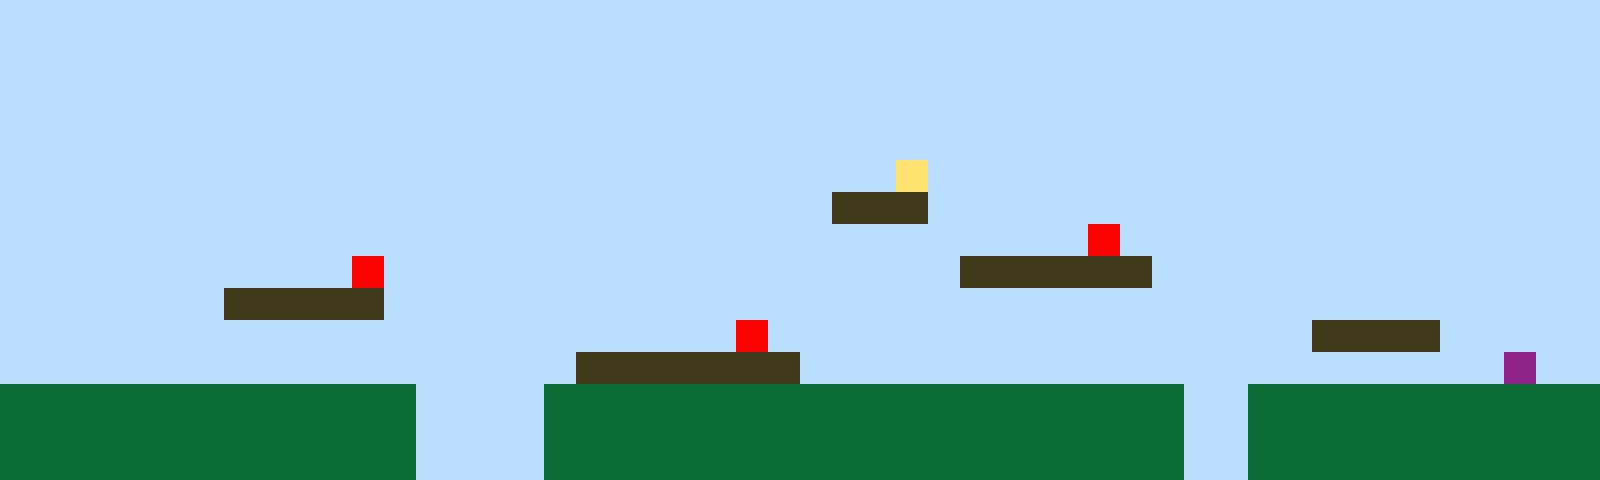

Below is a game level as drawn by its tile map, then a one-line description and the .tmx file that defines it, in full:
An orthogonal 50x15 tile map with 32x32 px tiles, 1 tile layer (Tile Layer 1).

<map version="1.10" tiledversion="1.11.2" orientation="orthogonal" renderorder="right-up" width="50" height="15" tilewidth="32" tileheight="32" infinite="0" nextlayerid="2" nextobjectid="1"><editorsettings><export target="map1.csv" format="csv" /></editorsettings><tileset firstgid="1" name="sprites" tilewidth="32" tileheight="32" tilecount="6" columns="3"><image source="sprites.png" width="96" height="64" /></tileset><layer id="1" name="Tile Layer 1" width="50" height="15"><data encoding="csv">1,1,1,1,1,1,1,1,1,1,1,1,1,1,1,1,1,1,1,1,1,1,1,1,1,1,1,1,1,1,1,1,1,1,1,1,1,1,1,1,1,1,1,1,1,1,1,1,1,1,1,1,1,1,1,1,1,1,1,1,1,1,1,1,1,1,1,1,1,1,1,1,1,1,1,1,1,1,1,1,1,1,1,1,1,1,1,1,1,1,1,1,1,1,1,1,1,1,1,1,1,1,1,1,1,1,1,1,1,1,1,1,1,1,1,1,1,1,1,1,1,1,1,1,1,1,1,1,1,1,1,1,1,1,1,1,1,1,1,1,1,1,1,1,1,1,1,1,1,1,1,1,1,1,1,1,1,1,1,1,1,1,1,1,1,1,1,1,1,1,1,1,1,1,1,1,1,1,1,1,1,1,1,1,1,1,1,1,1,1,1,1,1,1,1,1,1,1,1,1,1,1,1,1,1,1,1,1,1,1,1,1,1,1,1,1,1,1,1,1,1,1,1,1,1,1,1,1,1,1,1,1,1,1,1,1,1,1,1,1,1,1,1,1,1,1,1,1,1,1,1,1,1,1,1,1,1,1,1,1,1,1,1,1,1,1,1,1,1,1,1,1,1,1,1,1,1,1,4,1,1,1,1,1,1,1,1,1,1,1,1,1,1,1,1,1,1,1,1,1,1,1,1,1,1,1,1,1,1,1,1,1,1,1,1,1,1,1,1,1,1,1,1,1,1,1,3,3,3,1,1,1,1,1,1,1,1,1,1,1,1,1,1,1,1,1,1,1,1,1,1,1,1,1,1,1,1,1,1,1,1,1,1,1,1,1,1,1,1,1,1,1,1,1,1,1,1,1,1,1,1,1,1,1,5,1,1,1,1,1,1,1,1,1,1,1,1,1,1,1,1,1,1,1,1,1,1,1,1,1,1,5,1,1,1,1,1,1,1,1,1,1,1,1,1,1,1,1,1,1,3,3,3,3,3,3,1,1,1,1,1,1,1,1,1,1,1,1,1,1,1,1,1,1,1,1,1,3,3,3,3,3,1,1,1,1,1,1,1,1,1,1,1,1,1,1,1,1,1,1,1,1,1,1,1,1,1,1,1,1,1,1,1,1,1,1,1,1,1,1,1,1,1,1,1,1,1,1,1,1,1,1,1,1,1,1,1,1,1,1,1,1,1,5,1,1,1,1,1,1,1,1,1,1,1,1,1,1,1,1,1,3,3,3,3,1,1,1,1,1,1,1,1,1,1,1,1,1,1,1,1,1,1,1,1,1,1,1,3,3,3,3,3,3,3,1,1,1,1,1,1,1,1,1,1,1,1,1,1,1,1,1,1,1,1,1,1,6,1,1,2,2,2,2,2,2,2,2,2,2,2,2,2,1,1,1,1,2,2,2,2,2,2,2,2,2,2,2,2,2,2,2,2,2,2,2,2,1,1,2,2,2,2,2,2,2,2,2,2,2,2,2,2,2,2,2,2,2,2,2,2,2,2,1,1,1,1,2,2,2,2,2,2,2,2,2,2,2,2,2,2,2,2,2,2,2,2,1,1,2,2,2,2,2,2,2,2,2,2,2,2,2,2,2,2,2,2,2,2,2,2,2,2,1,1,1,1,2,2,2,2,2,2,2,2,2,2,2,2,2,2,2,2,2,2,2,2,1,1,2,2,2,2,2,2,2,2,2,2,2</data></layer></map>
